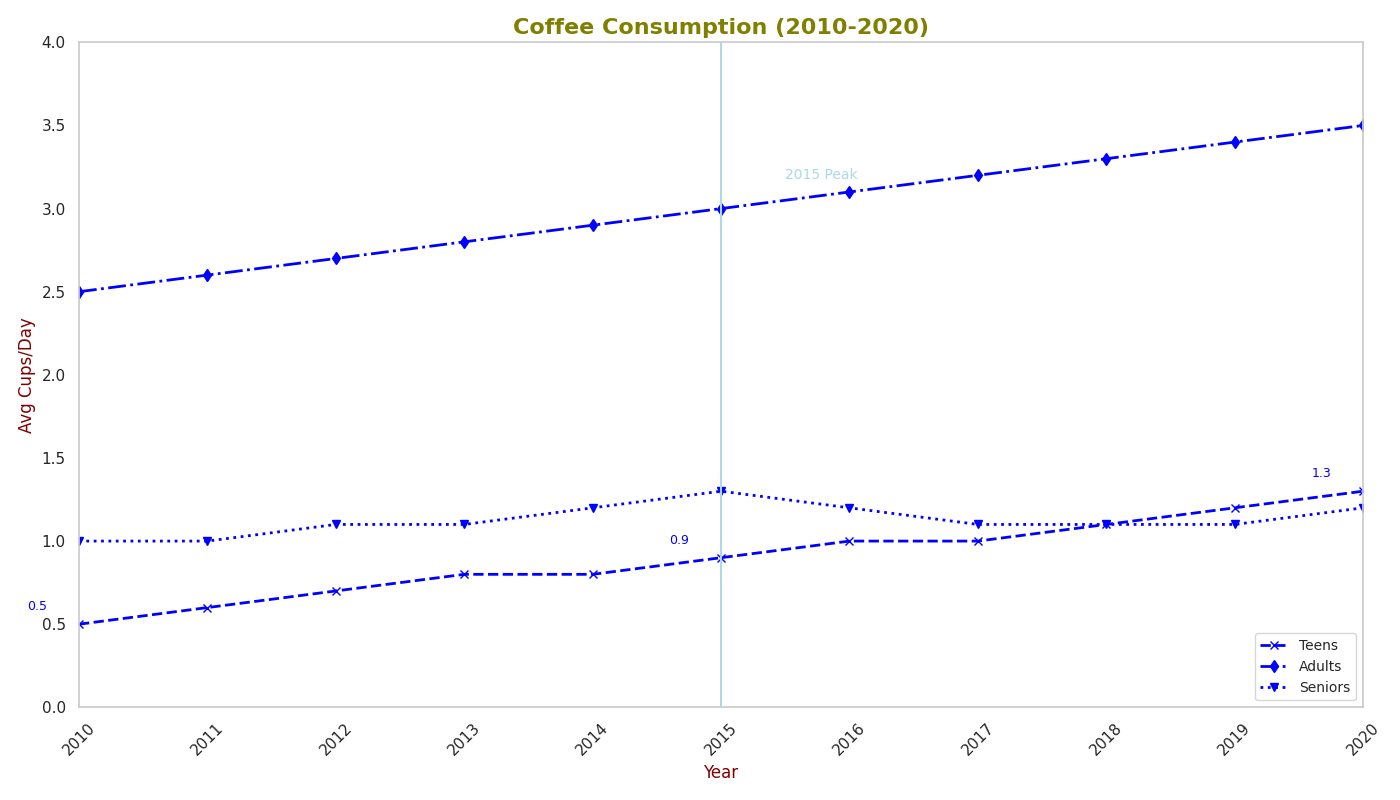

Source code (Python):
import numpy as np
import matplotlib.pyplot as plt

years = np.arange(2010, 2021)
teens = np.array([0.5, 0.6, 0.7, 0.8, 0.8, 0.9, 1.0, 1.0, 1.1, 1.2, 1.3])
adults = np.array([2.5, 2.6, 2.7, 2.8, 2.9, 3.0, 3.1, 3.2, 3.3, 3.4, 3.5])
seniors = np.array([1.0, 1.0, 1.1, 1.1, 1.2, 1.3, 1.2, 1.1, 1.1, 1.1, 1.2])

plt.figure(figsize=(14, 8))

# Apply a consistent color across all data
consistent_color = 'blue'

plt.plot(years, teens, color=consistent_color, marker='x', linestyle='--', linewidth=2, label='Teens')
plt.plot(years, adults, color=consistent_color, marker='d', linestyle='-.', linewidth=2, label='Adults')
plt.plot(years, seniors, color=consistent_color, marker='v', linestyle=':', linewidth=2, label='Seniors')

plt.title('Coffee Consumption (2010-2020)', fontsize=16, fontweight='bold', color='olive')
plt.xlabel('Year', fontsize=12, color='maroon')
plt.ylabel('Avg Cups/Day', fontsize=12, color='maroon')

plt.xticks(years, rotation=45)

plt.grid(False)

plt.axvline(x=2015, linestyle='-', color='lightblue', linewidth=1.5)
plt.text(2015.5, 3.2, '2015 Peak', verticalalignment='center', horizontalalignment='left', color='lightblue', fontsize=10)

for year, cups in zip(years, teens):
    if year in [2010, 2015, 2020]:
        plt.annotate(f'{cups}', xy=(year, cups), textcoords='offset points', xytext=(-30, 10), ha='center', fontsize=9, color=consistent_color)

plt.xlim(2010, 2020)
plt.ylim(0, 4)

plt.legend(loc='lower right', fontsize=10)

plt.tight_layout()

plt.show()
